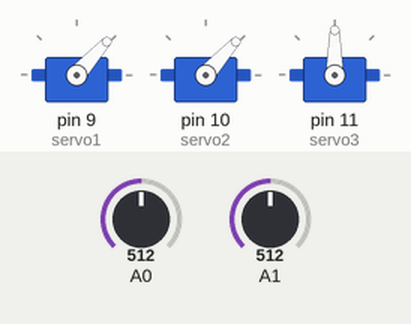
This sketch was run on a simulated Arduino Uno, built with avr-gcc and run on an emulated ATmega328P. Shown: 3 × servo. The inputs (shaded band) are chosen by the test bench; at power-on: A0 = 512, A1 = 512.

Above: at 1.2 s.
1.3 s: A0 set to 716
At 2.0 s:
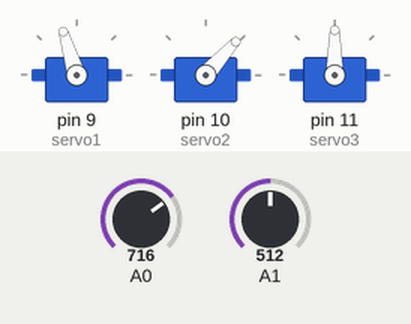
2.8 s: A1 set to 716
At 3.2 s:
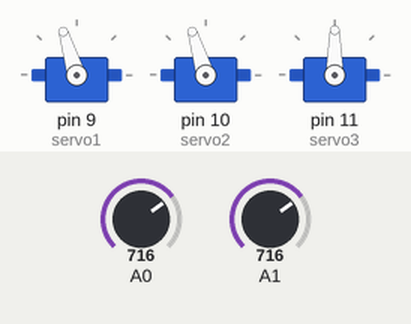
4.3 s: A0 set to 900
At 5.5 s:
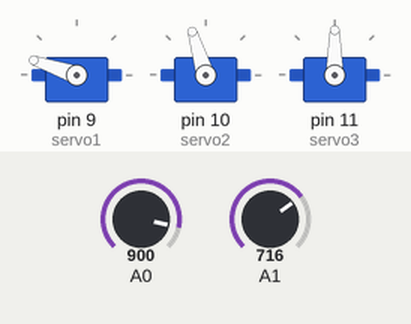
5.8 s: A1 set to 900
At 6.7 s:
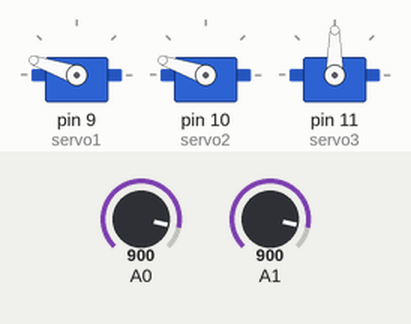
7.3 s: A0 set to 1023
At 7.9 s:
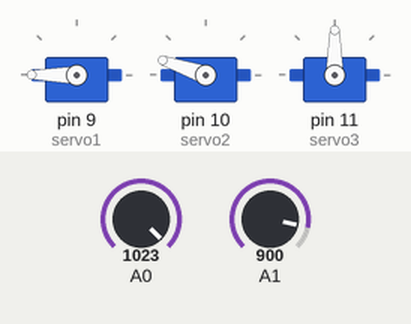
8.8 s: A1 set to 1023
At 10.2 s:
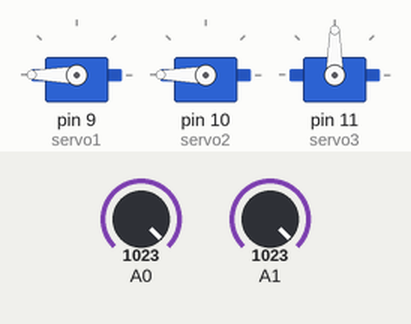
Timing chart, 0 to 11.3 s (numbered marks = the images above; inputs shaded):
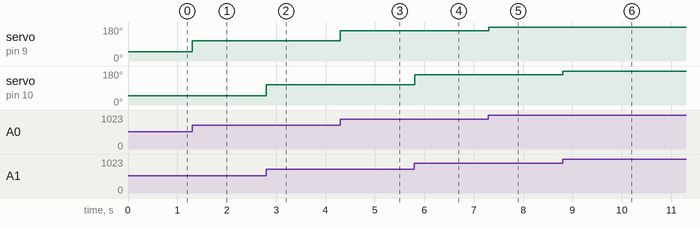

The sketch:

sketch_feb13a.ino
```cpp
#include <Servo.h>

Servo servo1;
Servo servo2;
Servo servo3;
int servo1counter = 90;
int servo2counter = 90;
int servo3counter = 90;
int servo1step = 10;
int servo2step = 13;
int servo3step = 17;

void setup() {
  Serial.begin(9600);
  servo1.attach(9);
  servo2.attach(10);
  servo3.attach(11);
  pinMode(A0, INPUT);
  pinMode(A1, INPUT);
}

void loop() {
  //servo1.write(90);
  servo1.write(analogRead(A0)/1023.0*300-102);
  servo2.write(analogRead(A1)/1023.0*300-102);
  //Serial.println(analogRead(A0)/1023.0*180);
  //Serial.println(analogRead(A1)/1023.0*180);
  Serial.println();
  //servo3.write(servo3counter);
  //servo1counter += servo1step;
  //servo2counter += servo2step;
  //servo3counter += servo3step;
  /*
  if (servo1counter < 0 or servo1counter > 180) {
    servo1counter = servo1counter * -1;
  }
  if (servo2counter < 0 or servo2counter > 180) {
    servo2counter = servo2counter * -1;
  }
  if (servo3counter < 45 or servo3counter > 135) {
    servo3counter = servo3counter * -1;
  }*/
  delay(15);
}
```

Measured:
- after the input at 1.3 s, servo on pin 9 (servo1): 48° → 107° at once
- after the input at 2.8 s, servo on pin 10 (servo2): 48° → 107° at once
- after the input at 4.3 s, servo on pin 9 (servo1): 107° → 161° at once
- after the input at 5.8 s, servo on pin 10 (servo2): 107° → 161° at once
- after the input at 7.3 s, servo on pin 9 (servo1): 161° → 180° at once
- after the input at 8.8 s, servo on pin 10 (servo2): 161° → 180° at once
